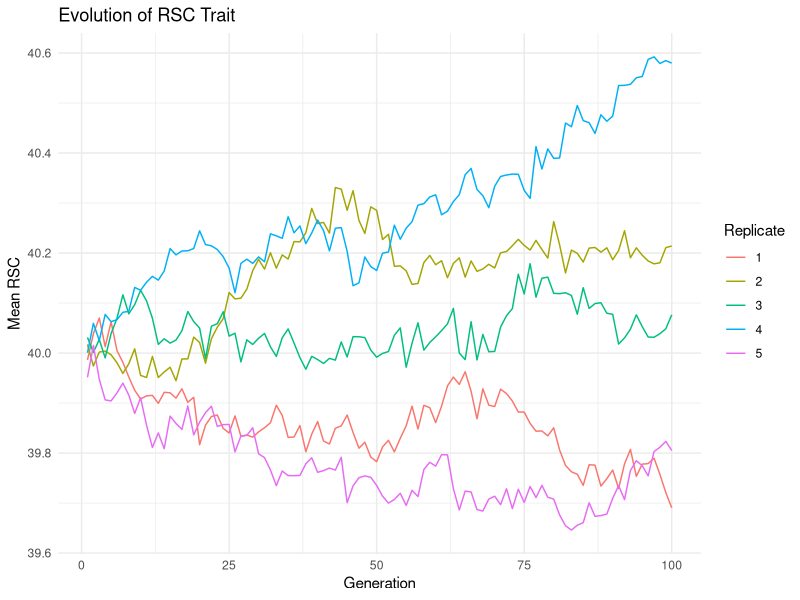
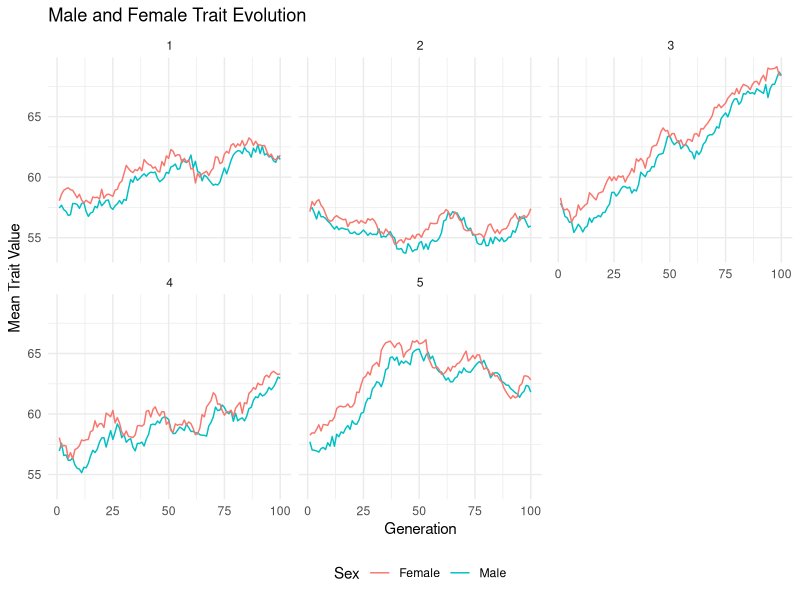
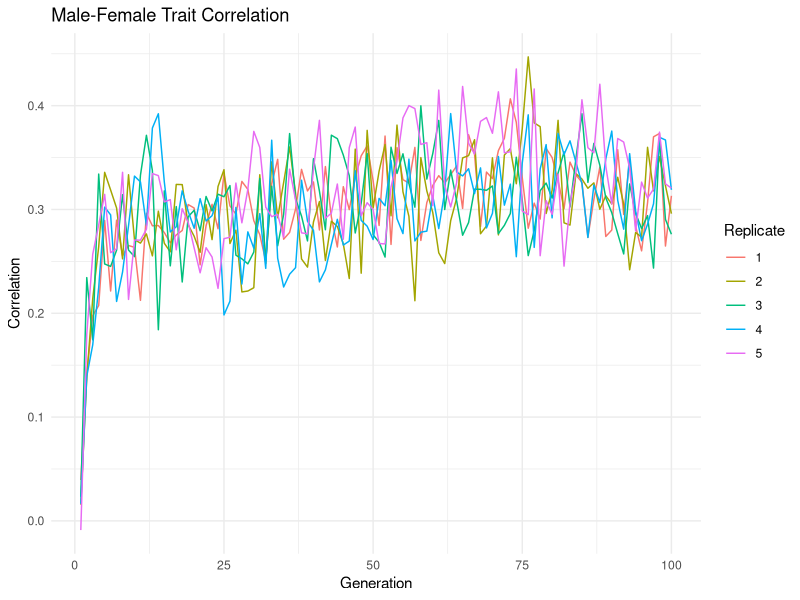

Write R code to recreate these figures, in order.
# Load required libraries
library(ggplot2)
library(dplyr)
library(tidyr)

# Read the data
data <- read.csv("test_simulation_results.csv")

# Create plots directory if it doesn't exist
dir.create("plots", showWarnings = FALSE)

# 1. Plot Mean RSC over generations
p1 <- ggplot(data, aes(x=Generation, y=MeanRSC, color=factor(Rep))) +
  geom_line() +
  theme_minimal() +
  labs(title="Evolution of RSC Trait",
       x="Generation",
       y="Mean RSC",
       color="Replicate") +
  theme(legend.position="right")
ggsave("plots/rsc_evolution.png", p1, width=10, height=6)

# 2. Plot Male and Female trait means
p2 <- ggplot(data, aes(x=Generation)) +
  geom_line(aes(y=MeanMale, color="Male")) +
  geom_line(aes(y=MeanFemale, color="Female")) +
  facet_wrap(~Rep) +
  theme_minimal() +
  labs(title="Male and Female Trait Evolution",
       x="Generation",
       y="Mean Trait Value",
       color="Sex") +
  theme(legend.position="bottom")
ggsave("plots/trait_evolution.png", p2, width=12, height=8)

# 3. Plot correlation between male and female traits
p3 <- ggplot(data, aes(x=Generation, y=cor, color=factor(Rep))) +
  geom_line() +
  theme_minimal() +
  labs(title="Male-Female Trait Correlation",
       x="Generation",
       y="Correlation",
       color="Replicate") +
  theme(legend.position="right")
ggsave("plots/trait_correlation.png", p3, width=10, height=6)

# 4. Create summary statistics
summary_stats <- data %>%
  group_by(Rep) %>%
  summarize(
    mean_rsc = mean(MeanRSC),
    final_rsc = last(MeanRSC),
    mean_correlation = mean(cor),
    mean_male_trait = mean(MeanMale),
    mean_female_trait = mean(MeanFemale)
  )

# Save summary statistics
write.csv(summary_stats, "plots/summary_statistics.csv", row.names=FALSE)

print("Plots have been saved in the 'plots' directory")